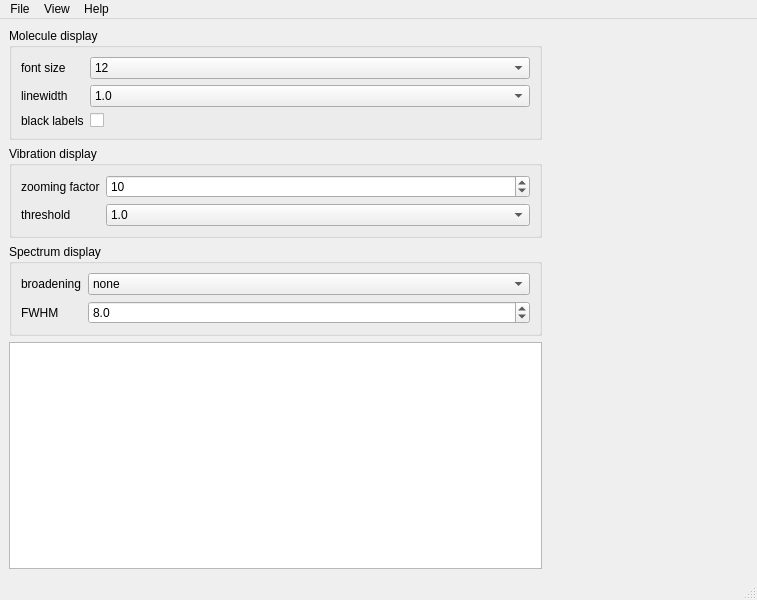
<?xml version="1.0" encoding="UTF-8"?>
<ui version="4.0">
 <class>MainWindow</class>
 <widget class="QMainWindow" name="MainWindow">
  <property name="geometry">
   <rect>
    <x>0</x>
    <y>0</y>
    <width>757</width>
    <height>600</height>
   </rect>
  </property>
  <property name="windowTitle">
   <string>QVibeplot</string>
  </property>
  <widget class="QWidget" name="centralwidget">
   <layout class="QHBoxLayout" name="horizontalLayout">
    <item>
     <layout class="QVBoxLayout" name="leftVLayout">
      <item>
       <widget class="QGroupBox" name="moleculeGB">
        <property name="title">
         <string>Molecule display</string>
        </property>
        <layout class="QFormLayout" name="formLayout_3">
         <item row="0" column="0">
          <widget class="QLabel" name="fontSizeLabel">
           <property name="text">
            <string>font size</string>
           </property>
           <property name="buddy">
            <cstring>fontSizeComboBox</cstring>
           </property>
          </widget>
         </item>
         <item row="0" column="1">
          <widget class="QComboBox" name="fontSizeComboBox">
           <property name="currentIndex">
            <number>3</number>
           </property>
           <item>
            <property name="text">
             <string notr="true">6</string>
            </property>
           </item>
           <item>
            <property name="text">
             <string notr="true">8</string>
            </property>
           </item>
           <item>
            <property name="text">
             <string notr="true">10</string>
            </property>
           </item>
           <item>
            <property name="text">
             <string notr="true">12</string>
            </property>
           </item>
           <item>
            <property name="text">
             <string notr="true">14</string>
            </property>
           </item>
           <item>
            <property name="text">
             <string notr="true">18</string>
            </property>
           </item>
           <item>
            <property name="text">
             <string notr="true">20</string>
            </property>
           </item>
           <item>
            <property name="text">
             <string notr="true">24</string>
            </property>
           </item>
           <item>
            <property name="text">
             <string notr="true">32</string>
            </property>
           </item>
          </widget>
         </item>
         <item row="1" column="0">
          <widget class="QLabel" name="lineWidthLabel">
           <property name="text">
            <string>linewidth</string>
           </property>
           <property name="buddy">
            <cstring>lineWidthComboBox</cstring>
           </property>
          </widget>
         </item>
         <item row="1" column="1">
          <widget class="QComboBox" name="lineWidthComboBox">
           <property name="currentIndex">
            <number>3</number>
           </property>
           <item>
            <property name="text">
             <string>0.0</string>
            </property>
           </item>
           <item>
            <property name="text">
             <string>0.2</string>
            </property>
           </item>
           <item>
            <property name="text">
             <string>0.5</string>
            </property>
           </item>
           <item>
            <property name="text">
             <string>1.0</string>
            </property>
           </item>
           <item>
            <property name="text">
             <string>2.0</string>
            </property>
           </item>
           <item>
            <property name="text">
             <string>4.0</string>
            </property>
           </item>
          </widget>
         </item>
         <item row="2" column="0">
          <widget class="QLabel" name="colorLabelLabel">
           <property name="text">
            <string>black labels</string>
           </property>
           <property name="buddy">
            <cstring>colorLabelCheckBox</cstring>
           </property>
          </widget>
         </item>
         <item row="2" column="1">
          <widget class="QCheckBox" name="colorLabelCheckBox">
           <property name="enabled">
            <bool>true</bool>
           </property>
           <property name="text">
            <string/>
           </property>
          </widget>
         </item>
        </layout>
       </widget>
      </item>
      <item>
       <widget class="QGroupBox" name="vibrationGB">
        <property name="title">
         <string>Vibration display</string>
        </property>
        <layout class="QFormLayout" name="formLayout_2">
         <item row="0" column="0">
          <widget class="QLabel" name="scalingFactorLabel">
           <property name="text">
            <string>zooming factor</string>
           </property>
           <property name="buddy">
            <cstring>scalingFactorSpinBox</cstring>
           </property>
          </widget>
         </item>
         <item row="0" column="1">
          <widget class="QSpinBox" name="scalingFactorSpinBox">
           <property name="maximum">
            <number>500</number>
           </property>
           <property name="singleStep">
            <number>5</number>
           </property>
           <property name="value">
            <number>10</number>
           </property>
          </widget>
         </item>
         <item row="1" column="0">
          <widget class="QLabel" name="thresholdLabel">
           <property name="text">
            <string>threshold</string>
           </property>
           <property name="buddy">
            <cstring>thresholdComboBox</cstring>
           </property>
          </widget>
         </item>
         <item row="1" column="1">
          <widget class="QComboBox" name="thresholdComboBox">
           <property name="currentIndex">
            <number>3</number>
           </property>
           <item>
            <property name="text">
             <string notr="true">0.0</string>
            </property>
           </item>
           <item>
            <property name="text">
             <string notr="true">0.1</string>
            </property>
           </item>
           <item>
            <property name="text">
             <string notr="true">0.2</string>
            </property>
           </item>
           <item>
            <property name="text">
             <string notr="true">1.0</string>
            </property>
           </item>
           <item>
            <property name="text">
             <string notr="true">2.5</string>
            </property>
           </item>
           <item>
            <property name="text">
             <string notr="true">5.0</string>
            </property>
           </item>
           <item>
            <property name="text">
             <string notr="true">10.0</string>
            </property>
           </item>
          </widget>
         </item>
        </layout>
       </widget>
      </item>
      <item>
       <widget class="QGroupBox" name="spectrumGB">
        <property name="title">
         <string>Spectrum display</string>
        </property>
        <layout class="QFormLayout" name="formLayout">
         <item row="0" column="0">
          <widget class="QLabel" name="broadeningLabel">
           <property name="text">
            <string>broadening</string>
           </property>
           <property name="buddy">
            <cstring>broadeningComboBox</cstring>
           </property>
          </widget>
         </item>
         <item row="0" column="1">
          <widget class="QComboBox" name="broadeningComboBox">
           <item>
            <property name="text">
             <string>none</string>
            </property>
           </item>
           <item>
            <property name="text">
             <string>lorentzian</string>
            </property>
           </item>
           <item>
            <property name="text">
             <string>gaussian</string>
            </property>
           </item>
          </widget>
         </item>
         <item row="1" column="0">
          <widget class="QLabel" name="fwhmLabel">
           <property name="text">
            <string>FWHM</string>
           </property>
           <property name="buddy">
            <cstring>fwhmDoubleSpinBox</cstring>
           </property>
          </widget>
         </item>
         <item row="1" column="1">
          <widget class="QDoubleSpinBox" name="fwhmDoubleSpinBox">
           <property name="decimals">
            <number>1</number>
           </property>
           <property name="maximum">
            <double>40.000000000000000</double>
           </property>
           <property name="value">
            <double>8.000000000000000</double>
           </property>
          </widget>
         </item>
        </layout>
       </widget>
      </item>
      <item>
       <widget class="QListWidget" name="frequencyList">
        <property name="sortingEnabled">
         <bool>true</bool>
        </property>
       </widget>
      </item>
     </layout>
    </item>
    <item>
     <layout class="QVBoxLayout" name="rightHLayout">
      <item>
       <widget class="MplCanvas" name="moleculeCanvas" native="true">
        <property name="minimumSize">
         <size>
          <width>200</width>
          <height>200</height>
         </size>
        </property>
       </widget>
      </item>
      <item>
       <widget class="QWidget" name="toolbar" native="true"/>
      </item>
      <item>
       <widget class="MplCanvas" name="spectrumCanvas" native="true"/>
      </item>
     </layout>
    </item>
   </layout>
  </widget>
  <widget class="QMenuBar" name="menuBar">
   <property name="geometry">
    <rect>
     <x>0</x>
     <y>0</y>
     <width>757</width>
     <height>19</height>
    </rect>
   </property>
   <widget class="QMenu" name="fileMenu">
    <property name="title">
     <string>File</string>
    </property>
   </widget>
   <widget class="QMenu" name="viewMenu">
    <property name="title">
     <string>View</string>
    </property>
   </widget>
   <widget class="QMenu" name="helpMenu">
    <property name="title">
     <string>Help</string>
    </property>
   </widget>
   <addaction name="fileMenu"/>
   <addaction name="viewMenu"/>
   <addaction name="helpMenu"/>
  </widget>
  <widget class="QStatusBar" name="statusbar"/>
  <action name="openAction">
   <property name="text">
    <string>Open</string>
   </property>
  </action>
  <action name="saveImageAction">
   <property name="text">
    <string>Save image</string>
   </property>
  </action>
  <action name="saveImageAsAction">
   <property name="text">
    <string>Save image as...</string>
   </property>
  </action>
  <action name="aboutOrbiMolAction">
   <property name="text">
    <string>About OrbiMol...</string>
   </property>
  </action>
  <action name="quitAction">
   <property name="text">
    <string>Quit</string>
   </property>
  </action>
  <action name="showIndexAction">
   <property name="checkable">
    <bool>true</bool>
   </property>
   <property name="text">
    <string>Show index</string>
   </property>
  </action>
  <action name="showSkeletonAction">
   <property name="text">
    <string>Show skeleton</string>
   </property>
  </action>
  <action name="aboutOpenBabelAction">
   <property name="text">
    <string>About Open Babel</string>
   </property>
  </action>
  <action name="aboutAction">
   <property name="text">
    <string>About</string>
   </property>
  </action>
  <action name="aboutMplAction">
   <property name="text">
    <string>About Matplotlib</string>
   </property>
  </action>
 </widget>
 <customwidgets>
  <customwidget>
   <class>MplCanvas</class>
   <extends>QWidget</extends>
   <header>mpl_canvas</header>
   <container>1</container>
  </customwidget>
 </customwidgets>
 <resources/>
 <connections/>
</ui>
